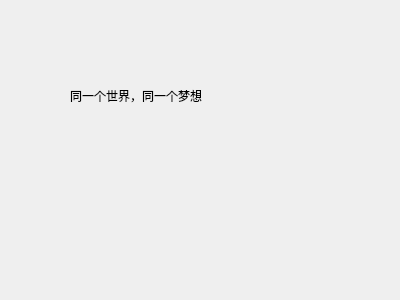
<?xml version="1.0" encoding="UTF-8"?>
<ui version="4.0">
 <class>myPrinter</class>
 <widget class="QDialog" name="myPrinter">
  <property name="geometry">
   <rect>
    <x>0</x>
    <y>0</y>
    <width>400</width>
    <height>300</height>
   </rect>
  </property>
  <property name="windowTitle">
   <string>Dialog</string>
  </property>
  <widget class="QLabel" name="label">
   <property name="geometry">
    <rect>
     <x>70</x>
     <y>70</y>
     <width>141</width>
     <height>51</height>
    </rect>
   </property>
   <property name="text">
    <string>同一个世界，同一个梦想</string>
   </property>
  </widget>
 </widget>
 <resources/>
 <connections/>
</ui>
